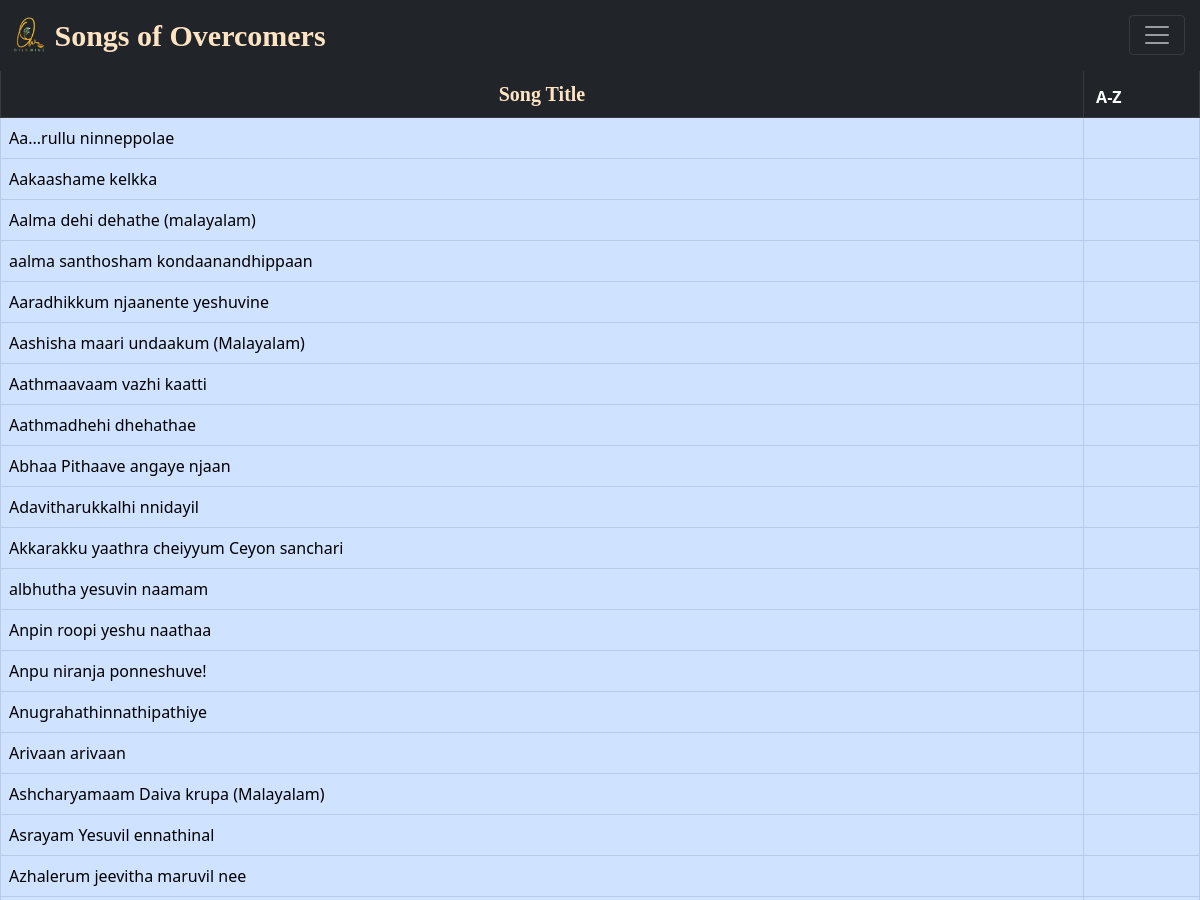
Page /malayalam (upper part) on the earlier database version.
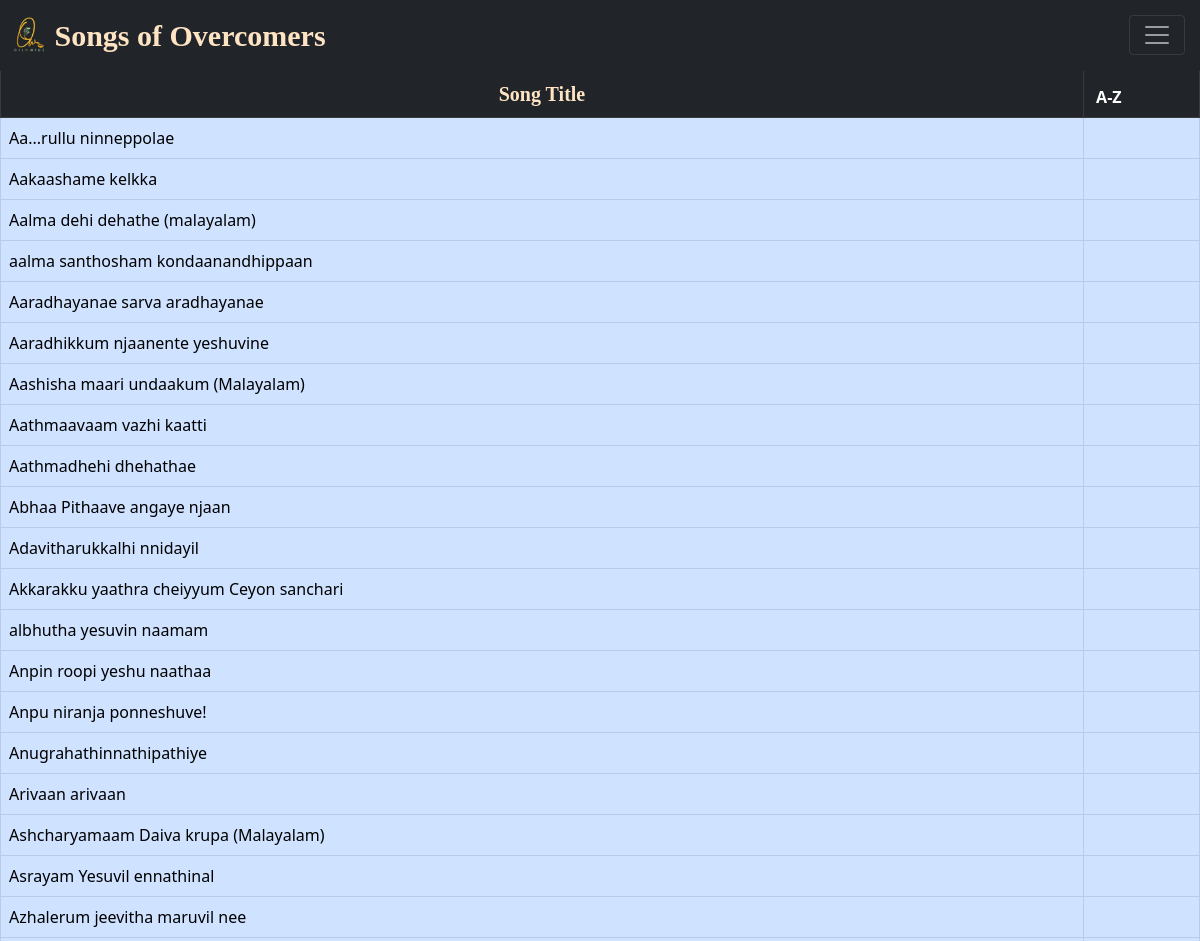
Same page on the later database version.
### tables this page shows
CREATE TABLE songs (
            id INTEGER PRIMARY KEY AUTOINCREMENT,
            title TEXT,
            alternate_title TEXT,
            lyrics TEXT,
            transliteration TEXT,
            chord TEXT,
            search_title TEXT,
            search_lyrics TEXT,
            youtube_link TEXT,
            create_date TEXT,
            modified_date TEXT,
            username TEXT,
            FOREIGN KEY (username) REFERENCES users(username)
        );

### server.py (the view)
@app.route('/malayalam')
def malayalam():
    conn = sqlite3.connect(DATABASE)
    if 'username' in session:
        login = True
        user = session['username']
        cursor1 = conn.cursor()
        cursor1.execute('SELECT permission FROM users where username = ?', (user,))
        permission = cursor1.fetchone()
        permission = permission[0]
    else:
        login = False
        user=""
        permission = 0
    cursor = conn.cursor()
    cursor.execute('SELECT id, title, search_title, search_lyrics FROM songs')
    all_rows = cursor.fetchall()
    filtered_results = [row for row in all_rows if 'malayalam' in row[1] or 'Malayalam' in row[1] or 'malayalam' in row[2] or 'Malayalam' in row[2]]
    sorted_rows = sorted(filtered_results, key=lambda x: x[1].lower())
    conn.close()
    return render_template("malayalam.html", login=login, user=user, rows=sorted_rows, permission = permission)

### templates/malayalam.html (shortened to what this page needs)
<!DOCTYPE html>
<html lang="en">
<head>
    <link rel="stylesheet" href="https://cdnjs.cloudflare.com/ajax/libs/font-awesome/4.7.0/css/font-awesome.min.css">
    <link href="https://cdn.jsdelivr.net/npm/bootstrap@5.0.2/dist/css/bootstrap.min.css" rel="stylesheet"
>
</head>
<body>
    <nav class="navbar navbar-dark bg-dark sticky-top " aria-label="First navbar example" id="navbar"
        style="display: none;">
        <div class="container-fluid">
            <a class="navbar-brand" href="#"><img src="static/lightTransp.png" alt="oilnwine logo" width="35px"
                    height="35px" class="d-inline-block align-text-bottom"><span
                    style="font-size: 30px;color: bisque; font-family:cursive;"><b>&nbsp;Songs of
                        Overcomers</b></span></a>
            <button class="navbar-toggler" type="button" data-bs-toggle="collapse" data-bs-target="#navbarpills"
                aria-controls="navbarpills" aria-expanded="false" aria-label="Toggle navigation"
                style="position:fixed; top: 15px; right:15px;">
                <span class="navbar-toggler-icon"></span>
            </button>
        </div>
    </nav>
    <br>
    <div class="tab-content" id="pills-tabContent">
        <div class="tab-pane fade show active" id="all" role="tabpanel" aria-labelledby="all-tab">
            <center>
                <table class="table table-dark table-hover table-bordered" style="margin-top: -25px;">
                    <thead class="table-dark">
                        <tr>
                            <th>
                                <center style="font-size: 20px;color: bisque; font-family:cursive;">Song Title</center>
                            </th>
                            <th >&nbsp;A-Z&nbsp;</th>
                        </tr>
                    </thead>
                    <tbody class="table-primary" id="songTable">
                        {% for row in rows %}
                        <tr data-id="{{ row[0] }}" id="{{ row[0] }}">
                            <td data-bs-toggle="modal" data-bs-target="#songModal">{{ row[1] }}</td>
                            <td>&nbsp;&nbsp;</td>
                        </tr>
                        {% endfor %}
                    </tbody>
                </table><br><br>
            </center>
        </div>
    </div>
</body>
</html>

Differences in the rows shown:
added songs: title "Aaradhayanae sarva aradhayanae"
